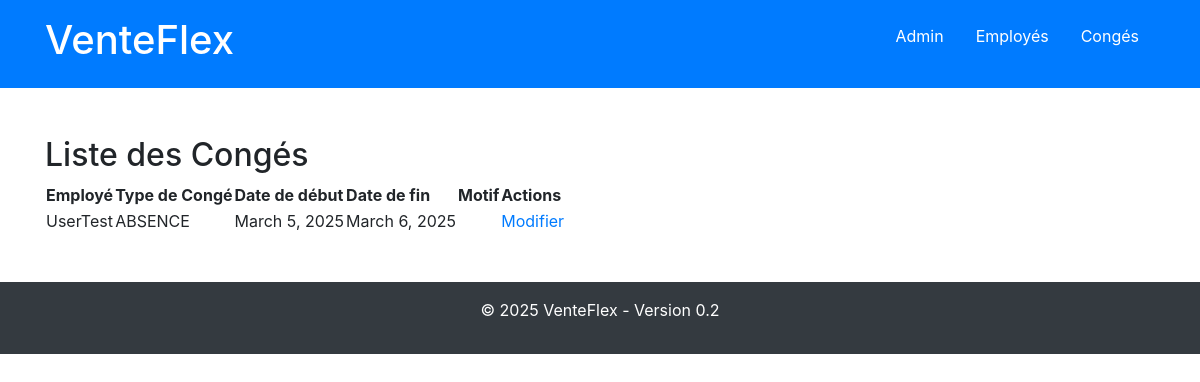
The page /personnel/listeconge/ on the database its author committed.
### personnel/models.py (models this page shows, shortened)
class Conge(models.Model):
    utilisateur = models.ForeignKey(User, on_delete=models.CASCADE, related_name="conges")
    type_conge = models.ForeignKey(TypeConge, on_delete=models.CASCADE, related_name="conges")
    date_debut = models.DateField()  # Date de début du congé
    date_fin = models.DateField()    # Date de fin du congé
    statut = models.CharField(max_length=10, choices=[('en_attente', 'En attente'), ('approuve', 'Approuvé'), ('refuse', 'Refusé')], default='en_attente')
    commentaire = models.TextField(null=True, blank=True)  # Commentaire facultatif pour plus de détails

class TypeConge(models.Model):
    nom = models.CharField(max_length=100)
    description = models.TextField()
    def __str__(self):
        return self.nom

### personnel/views.py (the view)
# urls.py: path('listeconge/', ListeCongesView.as_view(), name='liste_conges'),
class ListeCongesView(ListView):
    model = Conge
    template_name = "personnel/liste_conges.html"
    context_object_name = 'conges'  # Nom de la variable pour la liste dans le template

### personnel/templates/personnel/liste_conges.html
{% extends 'base.html' %}
{% block content %}
<h2>Liste des Congés</h2>
<table>
    <thead>
        <tr>
            <th>Employé</th>
            <th>Type de Congé</th>
            <th>Date de début</th>
            <th>Date de fin</th>
            <th>Motif</th>
            <th>Actions</th>
        </tr>
    </thead>
    <tbody>
        {% for conge in conges %}
        <tr>
            <td>{{ conge.utilisateur }}</td>
            <td>{{ conge.type_conge }}</td>
            <td>{{ conge.date_debut }}</td>
            <td>{{ conge.date_fin }}</td>
            <td>{{ conge.motif }}</td>
            <td>
                <a href="{% url 'personnel:modifier_conge' conge.pk %}">Modifier</a>
            </td>
        </tr>
        {% empty %}
        <tr>
            <td colspan="6">Aucun congé enregistré.</td>
        </tr>
        {% endfor %}
    </tbody>
</table>
{% endblock %}

### rows shown on the page
Conge: utilisateur "UserTest", type_conge "ABSENCE", date_debut "March 5, 2025", date_fin "March 6, 2025"
